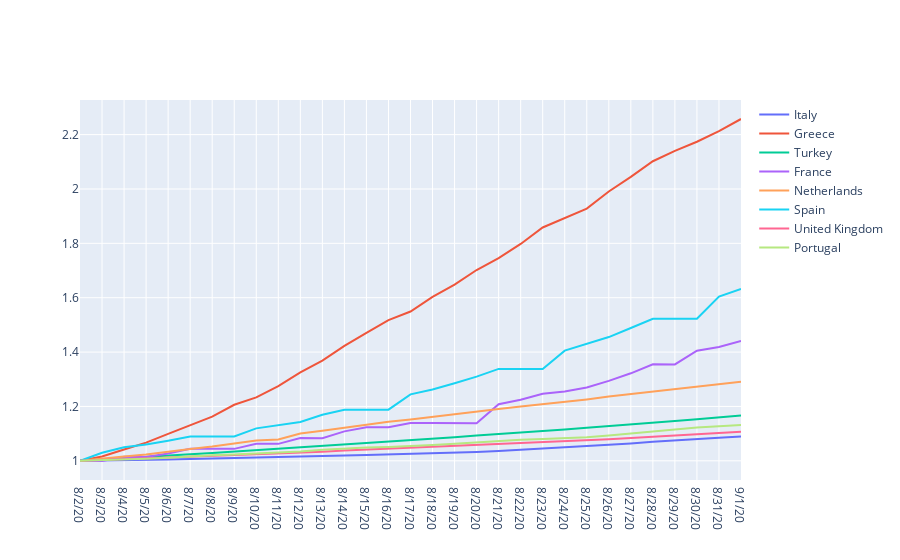

Notebook code for this chart:
### Code cell
draw(flip(ratio(confirmed_selection)))
